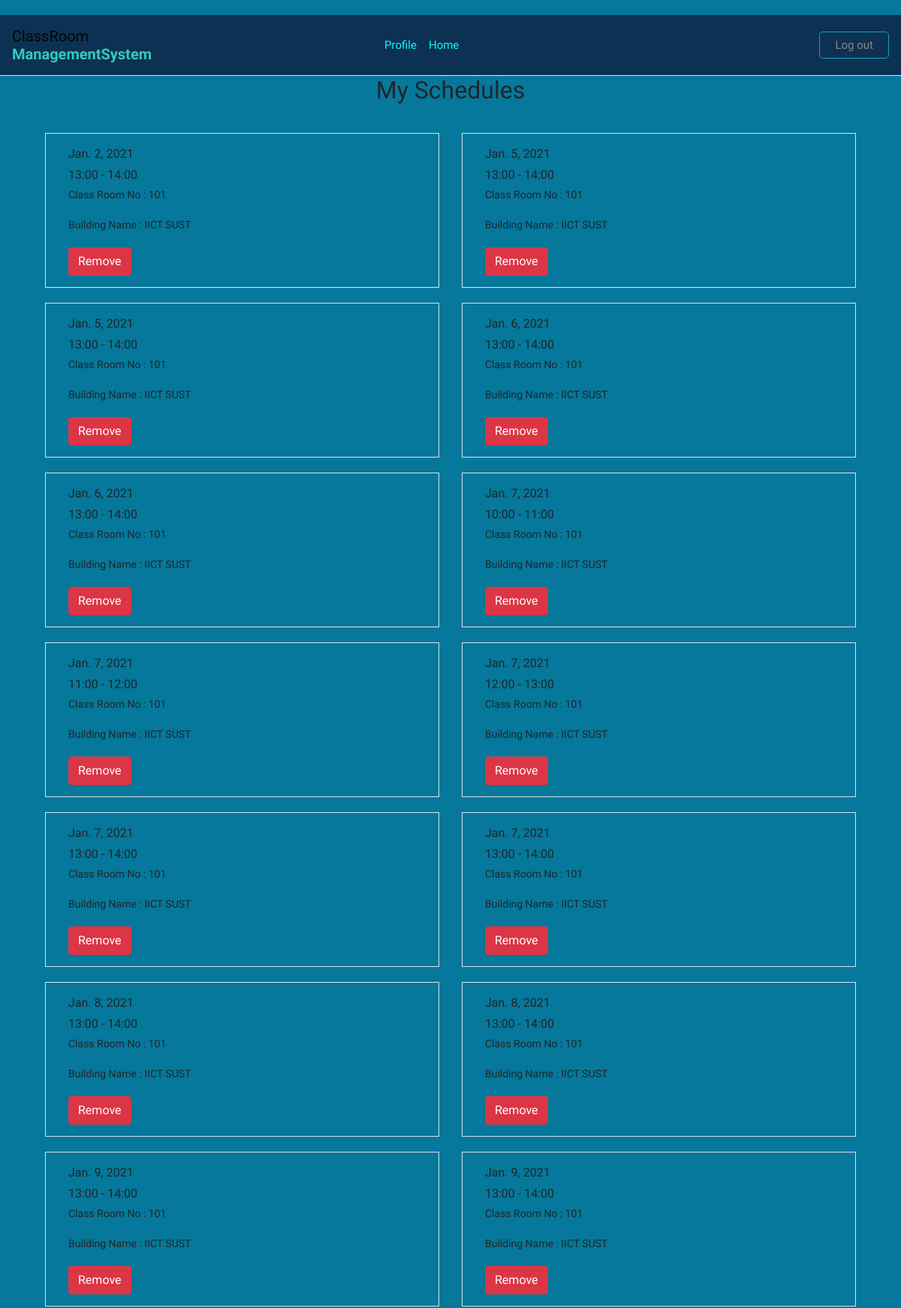
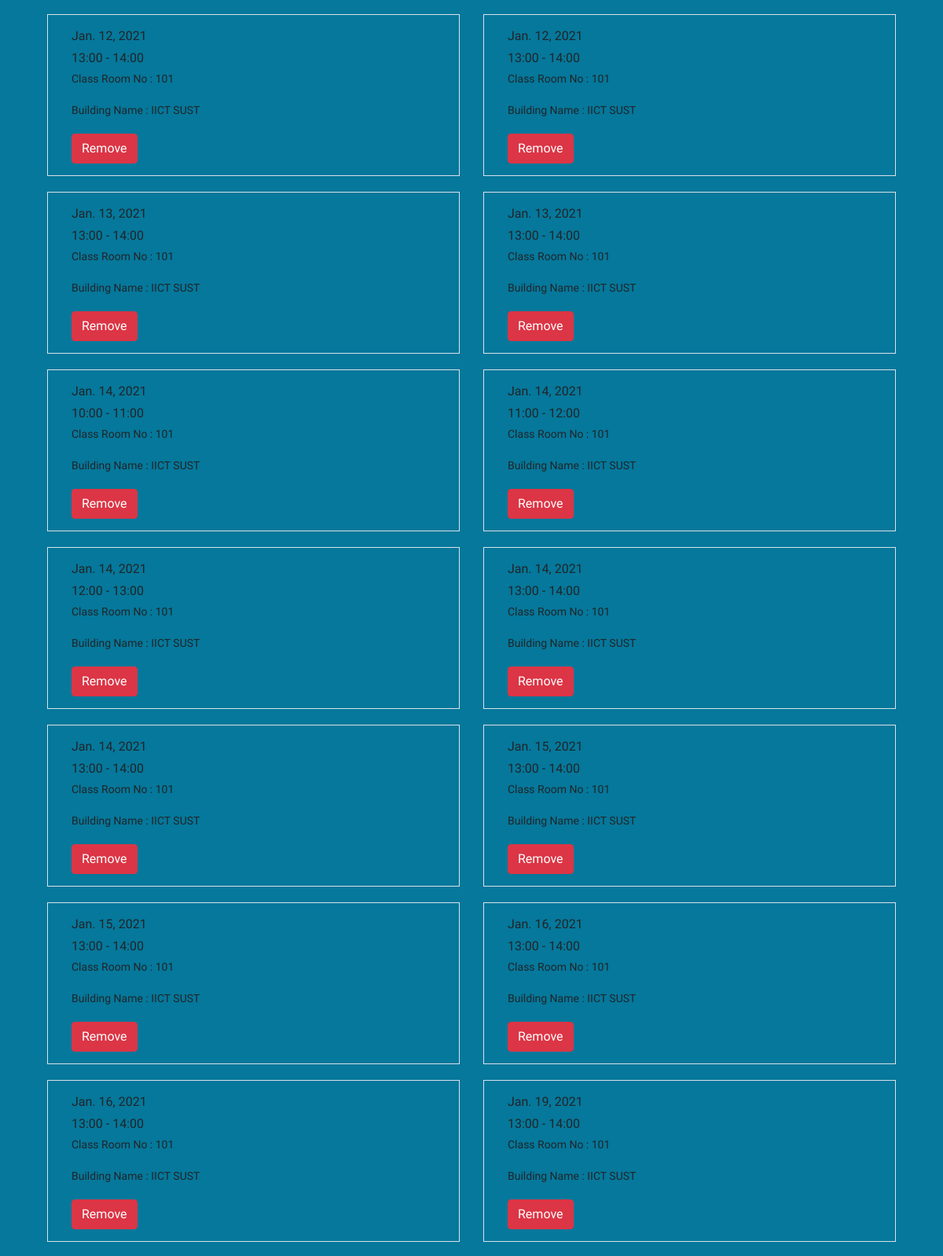
The page /myschedule (signed in, upper part) on the database its author committed (2 pictures, top to bottom).
### classroom/models.py (models this page shows)
class Track(models.Model):
    user = models.ForeignKey(User,on_delete=models.CASCADE,null=False,blank=False)
    classroom = models.ForeignKey(Classroom,on_delete=models.CASCADE,null=False,blank=False)
    time = models.IntegerField(null=False,blank=False)
    date = models.DateField()

class Classroom(models.Model):
    room_no = models.CharField(max_length=200,null=False)
    room_type = models.CharField(max_length=200, null=False)
    capacity = models.IntegerField(null=False,blank=False)
    room_status = models.BooleanField(default=False)
    building = models.ForeignKey(Building, on_delete=models.CASCADE,null=True,blank=False)

class Building(models.Model):
    name = models.CharField(max_length=200,null=False)

### classroom/views.py (the view)
# urls.py: path('myschedule',views.my_schedule,name='myschedule'),
@login_required(login_url='login')
def my_schedule(request):
    user = request.user
    schedule = Track.objects.filter(user=user).order_by('date')
    return render(request,'myschedule.html',{'schedule':schedule})

### classroom/templates/myschedule.html (shortened to what this page needs)
{% extends 'main.html' %}
{% load static %}
{% block content %}
<link href="https://maxcdn.bootstrapcdn.com/font-awesome/4.3.0/css/font-awesome.min.css" rel="stylesheet">
<div class="idance">
    <div class="schedule content-block">
        <div class="container">
            <h2 style="text-align: center;" data-aos="zoom-in-up" class="aos-init aos-animate">My Schedules</h2>
            <div class="timetable">
              <div class="tab-content">
                <div class="tab-pane show active">
                  <div class="row">
                        {% for s in schedule %}
                    <div class="col-md-6">
                      <div class="timetable-item">
                        <div class="timetable-item-main">
                            <div class="timetable-item-time">{{s.date}}</div>
                          <div class="timetable-item-time">{{s.time}}:00 - {{s.time|add:1}}:00</div>
                          <div class="timetable-item-name">Class Room No : {{s.classroom.room_no}}</div>
                          <div class="timetable-item-name">Building Name : {{s.classroom.building.name}}</div>
                            <a class="btn btn-primary btn-danger" href="{% url 'delschedule' s.pk %}"> Remove</a>
                        </div>
                      </div>
                    </div>
                    {% endfor %}
                  </div>
                </div>
              </div>
            </div>
          </div>
      </div>
  </div>
{% endblock content %}

### classroom/templates/main.html (style rules this page uses)
body { font-family: 'Varela Round', sans-serif; }

### classroom/templates/myschedule.html (style rules this page uses)
body { margin-top:20px; }
.idance .timetable-item { border: 1px solid #d8e3eb; padding: 15px; margin-top: 20px; position: relative; display: block; }
@media (min-width: 768px) { .idance .timetable-item { display: -webkit-box; display: -ms-flexbox; display: flex; } }
.idance .timetable-item-main { -webkit-box-flex: 1; -ms-flex: 1; flex: 1; position: relative; margin-top: 12px; }
@media (min-width: 768px) { .idance .timetable-item-main { margin-top: 0; padding-left: 15px; } }
.idance .timetable-item-time { font-weight: 500; font-size: 16px; margin-bottom: 4px; }
.idance .timetable-item-name { font-size: 14px; margin-bottom: 19px; }
.idance .schedule .tab-pane { padding-top: 10px; }

### rows shown on the page
Track: date "Jan. 2, 2021", time "13", time|add "14", classroom.room_no "101", classroom.building.name "IICT SUST"
Track: date "Jan. 5, 2021", time "13", time|add "14", classroom.room_no "101", classroom.building.name "IICT SUST"
Track: date "Jan. 5, 2021", time "13", time|add "14", classroom.room_no "101", classroom.building.name "IICT SUST"
Track: date "Jan. 6, 2021", time "13", time|add "14", classroom.room_no "101", classroom.building.name "IICT SUST"
Track: date "Jan. 6, 2021", time "13", time|add "14", classroom.room_no "101", classroom.building.name "IICT SUST"
Track: date "Jan. 7, 2021", time "10", time|add "11", classroom.room_no "101", classroom.building.name "IICT SUST"
Track: date "Jan. 7, 2021", time "11", time|add "12", classroom.room_no "101", classroom.building.name "IICT SUST"
Track: date "Jan. 7, 2021", time "12", time|add "13", classroom.room_no "101", classroom.building.name "IICT SUST"
Track: date "Jan. 7, 2021", time "13", time|add "14", classroom.room_no "101", classroom.building.name "IICT SUST"
Track: date "Jan. 7, 2021", time "13", time|add "14", classroom.room_no "101", classroom.building.name "IICT SUST"
Track: date "Jan. 8, 2021", time "13", time|add "14", classroom.room_no "101", classroom.building.name "IICT SUST"
Track: date "Jan. 8, 2021", time "13", time|add "14", classroom.room_no "101", classroom.building.name "IICT SUST"
Track: date "Jan. 9, 2021", time "13", time|add "14", classroom.room_no "101", classroom.building.name "IICT SUST"
Track: date "Jan. 9, 2021", time "13", time|add "14", classroom.room_no "101", classroom.building.name "IICT SUST"
Track: date "Jan. 12, 2021", time "13", time|add "14", classroom.room_no "101", classroom.building.name "IICT SUST"
Track: date "Jan. 12, 2021", time "13", time|add "14", classroom.room_no "101", classroom.building.name "IICT SUST"
Track: date "Jan. 13, 2021", time "13", time|add "14", classroom.room_no "101", classroom.building.name "IICT SUST"
Track: date "Jan. 13, 2021", time "13", time|add "14", classroom.room_no "101", classroom.building.name "IICT SUST"
Track: date "Jan. 14, 2021", time "10", time|add "11", classroom.room_no "101", classroom.building.name "IICT SUST"
Track: date "Jan. 14, 2021", time "11", time|add "12", classroom.room_no "101", classroom.building.name "IICT SUST"
Track: date "Jan. 14, 2021", time "12", time|add "13", classroom.room_no "101", classroom.building.name "IICT SUST"
Track: date "Jan. 14, 2021", time "13", time|add "14", classroom.room_no "101", classroom.building.name "IICT SUST"
Track: date "Jan. 14, 2021", time "13", time|add "14", classroom.room_no "101", classroom.building.name "IICT SUST"
Track: date "Jan. 15, 2021", time "13", time|add "14", classroom.room_no "101", classroom.building.name "IICT SUST"
Track: date "Jan. 15, 2021", time "13", time|add "14", classroom.room_no "101", classroom.building.name "IICT SUST"
Track: date "Jan. 16, 2021", time "13", time|add "14", classroom.room_no "101", classroom.building.name "IICT SUST"
Track: date "Jan. 16, 2021", time "13", time|add "14", classroom.room_no "101", classroom.building.name "IICT SUST"
Track: date "Jan. 19, 2021", time "13", time|add "14", classroom.room_no "101", classroom.building.name "IICT SUST"
